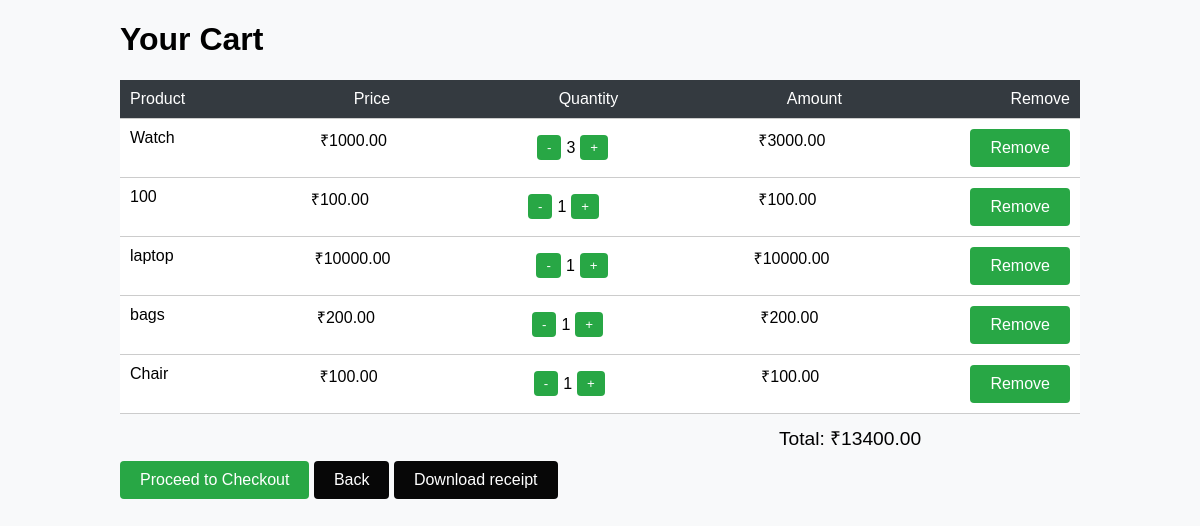
The app's page /cart-view/ (signed in) with its own data.
### base/models.py (models this page shows)
class Cart(models.Model):
    user = models.ForeignKey(User, on_delete=models.CASCADE)
    product = models.ForeignKey(Products, on_delete=models.CASCADE)
    price = models.DecimalField(max_digits=10, decimal_places=2)
    quantity = models.PositiveIntegerField()
    total = models.DecimalField(max_digits=10, decimal_places=2)

class Products(models.Model):
    item = models.CharField(max_length=255)
    price = models.DecimalField(max_digits=10, decimal_places=2)
    image = models.ImageField(upload_to='products/')

### base/views.py (the view)
# urls.py: path('cart-view/', views.cart_view, name='cart-view'),
@login_required(login_url='signin')
def cart_view(request):
    cart_items = Cart.objects.filter(user=request.user)
    cart_total = 0
    for i in cart_items:
        cart_total += i.total
    context = {'cart_items': cart_items, 'cart_total': cart_total}
    return render(request, 'cart.html', context)

### base/templates/cart.html (shortened to what this page needs)
<!DOCTYPE html>
<html lang="en">
<head>
</head>
<body>
    <div class="container">
        <h1>Your Cart</h1>
        <div class="cart-header">
            <div>Product</div>
            <div>Price</div>
            <div>Quantity</div>
            <div>Amount</div>
            <div>Remove</div>
        </div>
        {% for item in cart_items %}
        <div class="cart-item" data-item-id="{{ item.id }}">
            <div>{{ item.product.item }}</div>
            <div>₹{{ item.product.price }}</div>
            <div class="quantity-controls">
                <form method="POST" action="{% url 'update_quantity' item.id %}" style="display: inline;">
                    <button type="submit" class="btn-quantity-decrease">-</button>
                </form>
                <span>{{ item.quantity }}</span>
                <form method="POST" action="{% url 'update_quantity' item.id %}" style="display: inline;">
                    <button type="submit" class="btn-quantity-increase">+</button>
                </form>
            </div>
            <div>₹{{item.total }}</div>
            <div>
                <form method="POST" action="{% url 'delete' item.id %}" style="display: inline;">
                    <button type="submit" class="btn">Remove</button>
                </form>
            </div>
        </div>
    {% endfor %}
    <div class="cart-total">
        Total: ₹{{ cart_total }}
    </div>
        <button id="checkout-button" class="btn">Proceed to Checkout</button>
        <button class="btn-secondary"><a href="{% url 'home' %}" style="color: inherit; text-decoration: none;" onclick="showLoader()">Back</a></button>
        <button class="btn-secondary"><a href="/download-receipt?order_id={{ order_id }}" target="_blank" style="color: inherit; text-decoration: none;" onclick="showLoader()">Download receipt</a></button>
    </div>
</body>
</html>

### base/templates/cart.html (style rules this page uses)
body { font-family: Arial, sans-serif; background-color: #f8f9fa; margin: 0; padding: 0; }
.container { width: 80%; margin: auto; overflow: hidden; }
.cart-header, .cart-item { display: flex; justify-content: space-between; padding: 10px; border-bottom: 1px solid #ccc; }
.cart-header { background-color: #343a40; color: white; }
.cart-item { background-color: #fff; }
.cart-total { text-align: center; padding: 10px; margin-left:500px; background-color: #f8f9fa; font-size: 1.2em; }
.btn { display: inline-block; padding: 10px 20px; font-size: 16px; color: white; background-color: #28a745; text-align: center; border: none; cursor: pointer; border-radius: 4px; text-decoration: none; }
.btn-secondary { display: inline-block; padding: 10px 20px; font-size: 16px; color: white; background-color: #070707; text-align: center; border: none; cursor: pointer; border-radius: 4px; text-decoration: none; }
.quantity-controls { display: flex; align-items: center; }
.quantity-controls button { background-color: #28a745; border: none; color: white; padding: 5px 10px; cursor: pointer; border-radius: 4px; margin: 0 5px; }

### records on screen
Cart: product.item "Watch", product.price "1000.00", quantity "3", total "3000.00"
Cart: product.item "100", product.price "100.00", quantity "1", total "100.00"
Cart: product.item "laptop", product.price "10000.00", quantity "1", total "10000.00"
Cart: product.item "bags", product.price "200.00", quantity "1", total "200.00"
Cart: product.item "Chair", product.price "100.00", quantity "1", total "100.00"

### other values on screen
{{ cart_total }} "13400.00"
